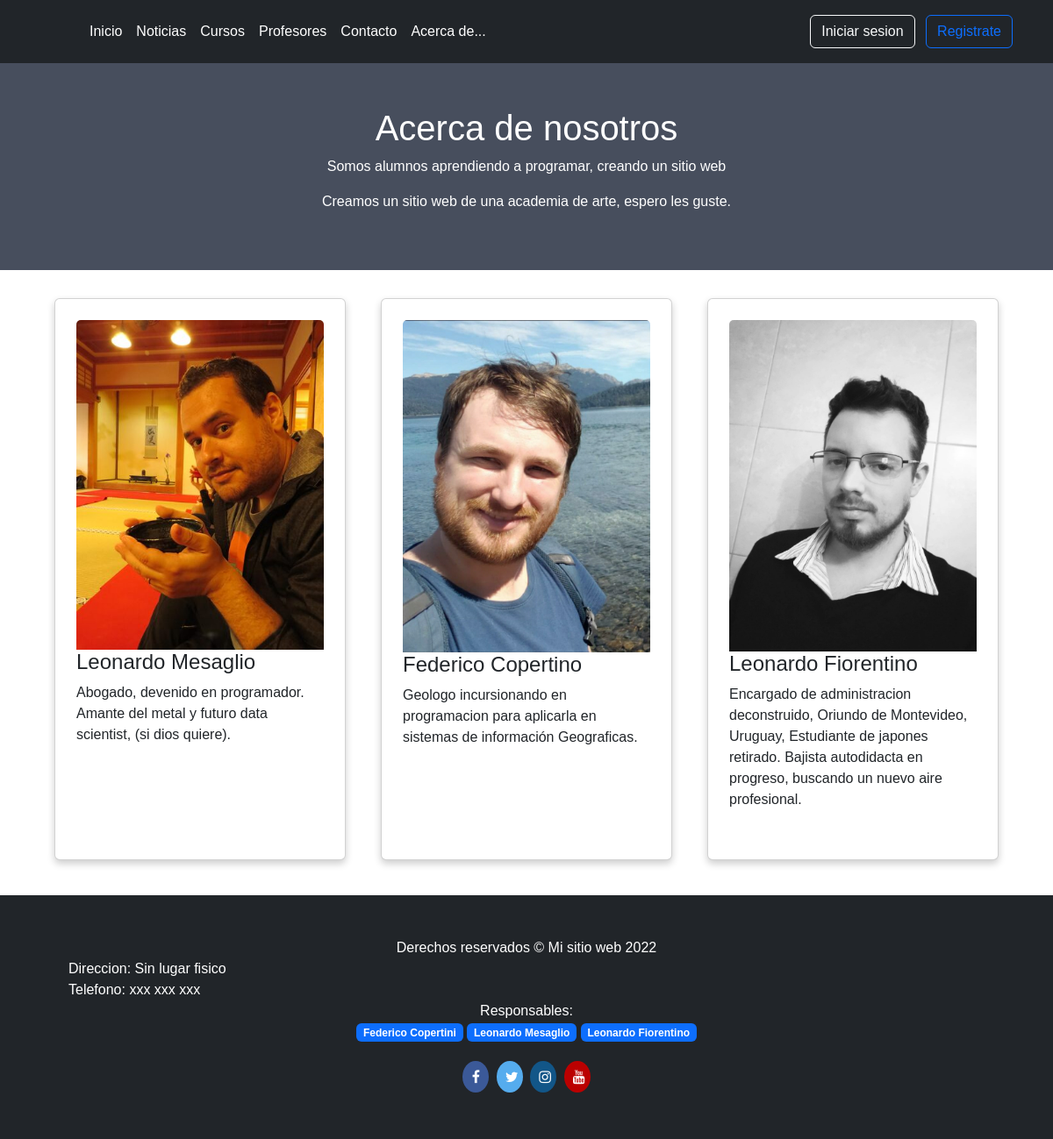
The app's page /acerca_de with its own data.
### Academia_Arte/models.py (models this page shows)
class Staff(models.Model):
    imagen_staff = models.ImageField(upload_to='images/')
    nombre_staff = models.CharField(max_length=20)
    descripcion_staff = models.CharField(max_length=200)

### Academia_Arte/views.py (the view)
# urls.py: path('acerca_de', VAcerca_de, name='acerca_de'),
def VAcerca_de (request):
    staff = Staff.objects.all()
    return render(request, "Academia_Arte/acerca_de.html", {"staff":staff})

### Academia_Arte/templates/Academia_Arte/acerca_de.html (shortened to what this page needs)
{% extends 'Academia_Arte/base.html' %}
{% block content %}
<head>
    </head>
    <body>
    <div class="about-section">
      <h1>Acerca de nosotros</h1>
      <p>Somos alumnos aprendiendo a programar, creando un sitio web</p>
      <p>Creamos un sitio web de una academia de arte, espero les guste.</p>
    </div>
    <html>
  <body>
    <div class="container p-4">
      <div class="row">
        {% for m in staff %}
        <div class="col-lg-4 col-md-6 col-sm-12 pb-4">
          <div class="card h-100 p-4">
            <img src="{{ m.imagen_staff.url}}" class="card-img-top" alt="{{ m.nombre_staff}}">
            <h4>{{m.nombre_staff}}</h4>
            <p>{{m.descripcion_staff}}</p>
          </div>
        </div>
        {% endfor %}
      </div>
    </div>
  </body>
</html>
{% endblock %}

### Academia_Arte/templates/Academia_Arte/acerca_de.html (style rules this page uses)
body { font-family: Arial, Helvetica, sans-serif; margin: 0; }
html { box-sizing: border-box; }
*, *:before, *:after { box-sizing: inherit; }
.card { box-shadow: 0 4px 8px 0 rgba(0, 0, 0, 0.2); margin: 8px; }
.about-section { padding: 50px; text-align: center; background-color: #474e5d; color: white; }
.container { padding: 0 16px; }
.container::after, .row::after { content: ""; clear: both; display: table; }

### records on screen
Staff: imagen_staff (picture), nombre_staff "Leonardo Mesaglio", descripcion_staff "Abogado, devenido en programador. Amante del metal y futuro data scientist, (si dios quiere)."
Staff: imagen_staff (picture), nombre_staff "Federico Copertino", descripcion_staff "Geologo incursionando en programacion para aplicarla en sistemas de información Geograficas."
Staff: imagen_staff (picture), nombre_staff "Leonardo Fiorentino", descripcion_staff "Encargado de administracion deconstruido, Oriundo de Montevideo, Uruguay, Estudiante de japones retirado. Bajista autodidacta en progreso, buscando un nuevo aire profesional."
